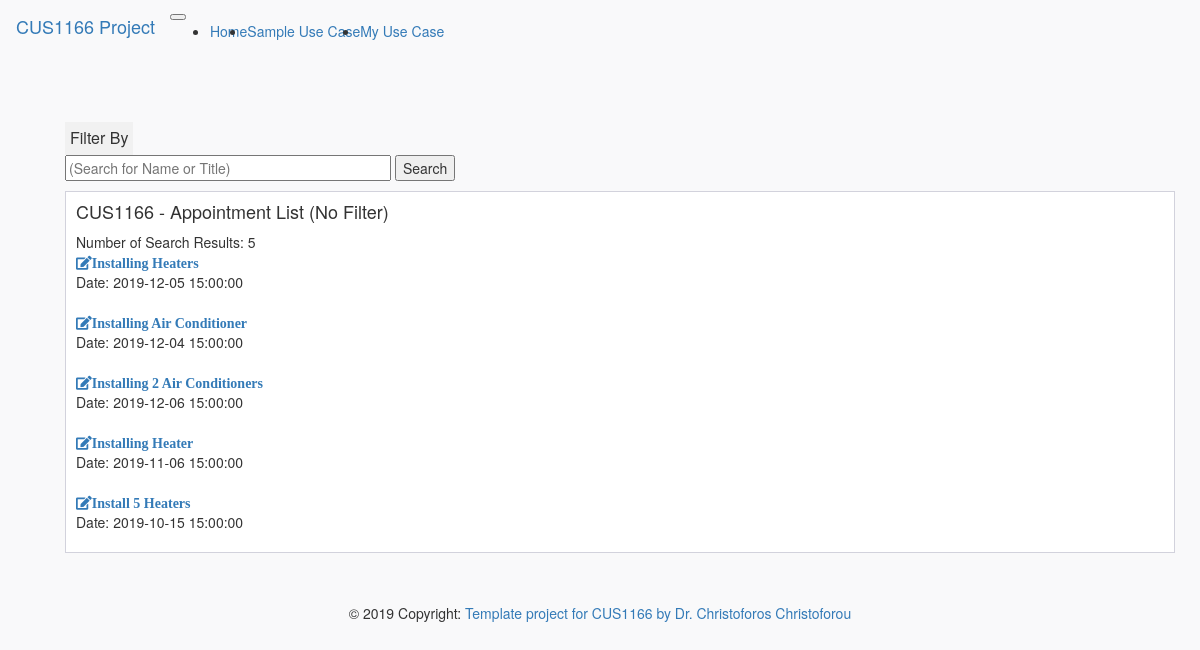
The page /appointmentsearch/0 on the database its author committed.
### app/models.py (models this page shows)
class Appointment(db.Model):
    appointment_id = db.Column(db.Integer, primary_key=True)
    appointment_title = db.Column(db.String)
    appointment_start_date = db.Column(db.DateTime)
    appointment_duration = db.Column(db.String)
    appointment_location = db.Column(db.String)
    customer_name = db.Column(db.String)
    customer_notes = db.Column(db.String)

### app/main/routes.py (the view, shortened to what this page needs)
@bp.route('/appointmentsearch/<int:filterby>', methods=['GET','POST'])
def search_appointment(filterby):
    def sameDay(now,specificAppointmentTime):
        return specificAppointmentTime.year==now.year and specificAppointmentTime.month==now.month and specificAppointmentTime.day==now.day
    def sameWeek(now,specificAppointmentTime):
        return now.isocalendar()[1]==specificAppointmentTime.isocalendar()[1] and now.year==specificAppointmentTime.year
    appointment_list = Appointment.query.all()
    now = datetime.now()
    if filterby==0:#No Filter
        print('No Filter')
    elif filterby==1:#Filter for today
        for appointment in reversed(appointment_list):#if not reversed, array will skip certian items when removed
            if not sameDay(now, appointment.appointment_start_date):
                appointment_list.remove(appointment)
    elif filterby==2:#Filter for this week
        for appointment in reversed(appointment_list):#if not reversed, array will skip certian items when removed
            if not sameWeek(now, appointment.appointment_start_date):
                appointment_list.remove(appointment)
    elif filterby==3:#Filter Overdue (Everything before current datetime)
        for appointment in reversed(appointment_list):#if not reversed, array will skip certian items when removed
            if appointment.appointment_start_date>now:
                appointment_list.remove(appointment)
    else:
        print('No Filter')
    search=''
    form = SearchForm()
    count = len(appointment_list)
    return render_template("main/appointmentsearch.html",appointment_list = appointment_list, filterby=filterby,search=search, count=count, form=form)

### app/main/forms.py
class SearchForm(FlaskForm):
    search = StringField('Search')
    submit = SubmitField('submit')

### app/templates/main/appointmentsearch.html (shortened to what this page needs)
{% extends "menu.html" %}
{% block main_content %}
<link rel="stylesheet", type="text/css", href="{{url_for('static', filename='css/dropdown.css')}}">
<div class="page-content page-container" id="page-content">
    <div class="padding">
        <div class="row container d-flex justify-content-center">
            <div class="col-lg-12">
                <div class="dropdown">
                  <button class="dropbtn">Filter By</button>
                </div>
                <form action="{{url_for('main.search_appointment', filterby=filterby)}}" method="POST" novalidate>
                  <p>
                  {{form.search(size=40, placeholder="(Search for Name or Title)")}}
                  <input type="submit", value="Search">
                  </p>
                </form>
                <div class="card px-3">
                    <h4>CUS1166 - Appointment List
                      {% if filterby == 0 %}
                        <span>(No Filter)</span>
                      {% elif filterby == 1 %}
                        <span>(Today)</span>
                      {% elif filterby == 2 %}
                        <span>(This Week)</span>
                      {% elif filterby == 3 %}
                        <span>(Overdue)</span>
                      {% else %}
                        <span>(No Filter)</span>
                      {% endif %}
                    </h4>
                    <span>Number of Search Results: {{count}}</span>
                    {% for appointment in appointment_list %}
                        <a href="{{url_for('main.appointment', appointment_id=appointment.appointment_id)}}">
                             <i class="fas fa-edit">{{appointment.appointment_title}}</i>
                        </a>
                        <span>Date: {{appointment.appointment_start_date}}</span>
                        <br>
                    {% endfor %}
                </div>
            </div>
        </div>
    </div>
</div>
{% endblock %}

### app/static/css/cus1166_custom.css (style rules this page uses)
body { background-color: #f9f9fa }
.padding { padding: 5rem }
.card { box-shadow: none; -webkit-box-shadow: none; -moz-box-shadow: none; -ms-box-shadow: none }
.pl-3, .px-3 { padding-left: 1rem !important }
.card { position: relative; display: flex; flex-direction: column; min-width: 0; word-wrap: break-word; background-color: #fff; background-clip: border-box; border: 1px solid #d2d2dc; border-radius: 0 }
.pr-3, .px-3 { padding-right: 1rem !important }
.d-flex { display: flex !important }
.d-flex, .loader-demo-box, .distribution-chart-legend .distribution-chart, .distribution-chart-legend .distribution-chart .item, .list-wrapper ul li, .email-wrapper .mail-sidebar .menu-bar .profile-list-item a, .email-wrapper .mail-sidebar .menu-bar .profile-list-item a .user, .email-wrapper .mail-list-container .mail-list .details, .email-wrapper .message-body .attachments-sections ul li .thumb, .email-wrapper .message-body .attachments-sections ul li .details .buttons, .lightGallery .image-tile .demo-gallery-poster, .swal2-modal, .navbar .navbar-menu-wrapper .navbar-nav, .navbar .navbar-menu-wrapper .navbar-nav .nav-item.nav-profile, .navbar .navbar-menu-wrapper .navbar-nav .nav-item.dropdown .navbar-dropdown .dropdown-item { display: flex !important }

### app/static/css/dropdown.css (style rules this page uses)
.dropbtn { background-color: #f1f1f1; padding: 5px; font-size: 16px; border: none; }
.dropdown { position: relative; display: inline-block; }

### rows shown on the page
Appointment: appointment_title "Installing Heaters", appointment_start_date "2019-12-05 15:00:00"
Appointment: appointment_title "Installing Air Conditioner", appointment_start_date "2019-12-04 15:00:00"
Appointment: appointment_title "Installing 2 Air Conditioners", appointment_start_date "2019-12-06 15:00:00"
Appointment: appointment_title "Installing Heater", appointment_start_date "2019-11-06 15:00:00"
Appointment: appointment_title "Install 5 Heaters", appointment_start_date "2019-10-15 15:00:00"

### other values the page prints
{{ count }} "5"
